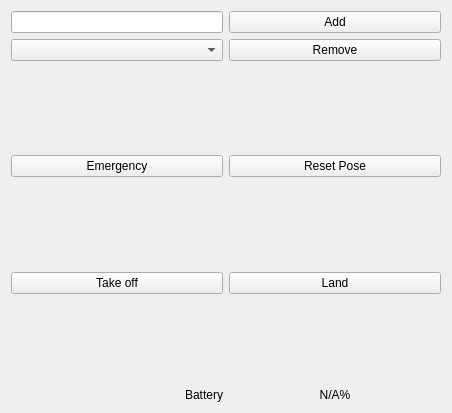
<?xml version="1.0" encoding="UTF-8"?>
<ui version="4.0">
 <class>MyPluginWidget</class>
 <widget class="QWidget" name="MyPluginWidget">
  <property name="geometry">
   <rect>
    <x>0</x>
    <y>0</y>
    <width>452</width>
    <height>413</height>
   </rect>
  </property>
  <property name="windowTitle">
   <string>ucl_drone_gui</string>
  </property>
  <layout class="QGridLayout" name="gridLayout_2">
   <item row="0" column="0">
    <layout class="QGridLayout" name="gridLayout">
     <item row="8" column="0">
      <widget class="QLabel" name="BateryLabel">
       <property name="locale">
        <locale language="English" country="Belgium"/>
       </property>
       <property name="text">
        <string>Battery</string>
       </property>
       <property name="alignment">
        <set>Qt::AlignRight|Qt::AlignTrailing|Qt::AlignVCenter</set>
       </property>
      </widget>
     </item>
     <item row="3" column="0">
      <widget class="QPushButton" name="EmergencyButton">
       <property name="locale">
        <locale language="English" country="Belgium"/>
       </property>
       <property name="text">
        <string>Emergency</string>
       </property>
      </widget>
     </item>
     <item row="2" column="0" colspan="2">
      <spacer name="verticalSpacer_2">
       <property name="locale">
        <locale language="English" country="Belgium"/>
       </property>
       <property name="orientation">
        <enum>Qt::Vertical</enum>
       </property>
       <property name="sizeHint" stdset="0">
        <size>
         <width>20</width>
         <height>40</height>
        </size>
       </property>
      </spacer>
     </item>
     <item row="6" column="1">
      <widget class="QPushButton" name="LandButton">
       <property name="locale">
        <locale language="English" country="Belgium"/>
       </property>
       <property name="text">
        <string>Land</string>
       </property>
      </widget>
     </item>
     <item row="3" column="1">
      <widget class="QPushButton" name="ResetPoseButton">
       <property name="locale">
        <locale language="English" country="Belgium"/>
       </property>
       <property name="text">
        <string>Reset Pose</string>
       </property>
      </widget>
     </item>
     <item row="6" column="0">
      <widget class="QPushButton" name="TakeOffButton">
       <property name="locale">
        <locale language="English" country="Belgium"/>
       </property>
       <property name="text">
        <string>Take off</string>
       </property>
      </widget>
     </item>
     <item row="4" column="0" colspan="2">
      <spacer name="verticalSpacer_1">
       <property name="locale">
        <locale language="English" country="Belgium"/>
       </property>
       <property name="orientation">
        <enum>Qt::Vertical</enum>
       </property>
       <property name="sizeHint" stdset="0">
        <size>
         <width>20</width>
         <height>40</height>
        </size>
       </property>
      </spacer>
     </item>
     <item row="7" column="0" colspan="2">
      <spacer name="verticalSpacer">
       <property name="locale">
        <locale language="English" country="Belgium"/>
       </property>
       <property name="orientation">
        <enum>Qt::Vertical</enum>
       </property>
       <property name="sizeHint" stdset="0">
        <size>
         <width>20</width>
         <height>40</height>
        </size>
       </property>
      </spacer>
     </item>
     <item row="8" column="1">
      <widget class="QLabel" name="BatteryPercentageLabel">
       <property name="locale">
        <locale language="English" country="Belgium"/>
       </property>
       <property name="text">
        <string>N/A%</string>
       </property>
       <property name="alignment">
        <set>Qt::AlignCenter</set>
       </property>
      </widget>
     </item>
     <item row="0" column="0">
      <widget class="QLineEdit" name="addEdit">
       <property name="sizePolicy">
        <sizepolicy hsizetype="Ignored" vsizetype="Fixed">
         <horstretch>0</horstretch>
         <verstretch>0</verstretch>
        </sizepolicy>
       </property>
      </widget>
     </item>
     <item row="0" column="1">
      <widget class="QPushButton" name="addButton">
       <property name="sizePolicy">
        <sizepolicy hsizetype="Ignored" vsizetype="Fixed">
         <horstretch>0</horstretch>
         <verstretch>0</verstretch>
        </sizepolicy>
       </property>
       <property name="text">
        <string>Add</string>
       </property>
      </widget>
     </item>
     <item row="1" column="0">
      <widget class="QComboBox" name="DroneSelect">
       <property name="toolTip">
        <string>&lt;html&gt;&lt;head/&gt;&lt;body&gt;&lt;p&gt;Drone group name&lt;/p&gt;&lt;/body&gt;&lt;/html&gt;</string>
       </property>
       <property name="locale">
        <locale language="English" country="Belgium"/>
       </property>
      </widget>
     </item>
     <item row="1" column="1">
      <widget class="QPushButton" name="removeButton">
       <property name="text">
        <string>Remove</string>
       </property>
      </widget>
     </item>
    </layout>
   </item>
  </layout>
 </widget>
 <resources/>
 <connections/>
</ui>
